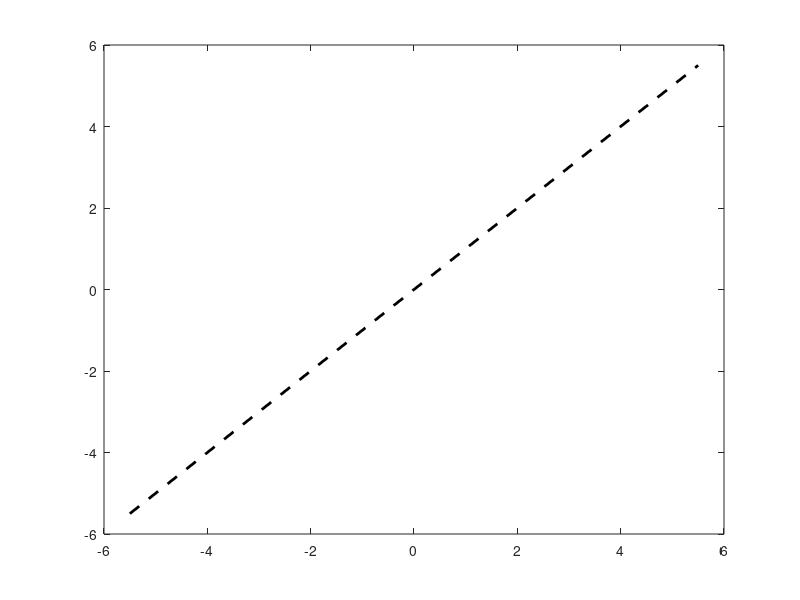

The MATLAB source for this figure: (Note: this script raises an error after producing the figure.)
clear; clc; close all;

Period = 50;
DatFolder =     '/Users/ananthariharan/Documents/GitHub/PLUME_ArrivalAnglePaper_Analysis_Replicator/RawData/';
PeriodDatFolder =[DatFolder num2str(Period) 's/'];
flist = dir([PeriodDatFolder '*Slon_Slat_Stt_Evlon_Evlat_EvDep_EVID_*_AA_Lo_Hi_C_AAResid']);
MegaAAList_Sta1 = [];
MegaAAList_Sta2 = [];

MegaDoubIDLIST = [];

MegaHi_Err_AAList_Sta1 = [];
MegaHi_Err_AAList_Sta2 = [];

MegaLo_Err_AAList_Sta1 = [];
MegaLo_Err_AAList_Sta2 = [];
doubcounter=0;
for fnum = 1:length(flist)


    fname = [PeriodDatFolder flist(fnum).name];
    Info = load(fname,'-ascii');
    

    NewEv1ID = extractBetween(fname,'50s/','Slon_Slat_Stt')
    NewEv1ID=NewEv1ID{1}

    Current_AA = Info(:,11);
        Current_AA_abs = Info(:,7);

    Current_AA_Low = Info(:,8)-Current_AA_abs;
    Current_AA_Hi = Info(:,9)-Current_AA_abs;
    Current_AA_C = Info(:,10);
    Current_AA_Resid = Info(:,11);
    Current_AA_ELAT= Info(:,5);
    Current_AA_ELON= Info(:,4);
    curr_ELON = Current_AA_ELON(1);
    curr_ELAT = Current_AA_ELAT(1);
    Current_AA_Slon = Info(:,1);
    Current_AA_Slat = Info(:,2);

    for num2 =  fnum:length(flist)
    fname = [PeriodDatFolder flist(num2).name];

    NewEv2ID = extractBetween(fname,'50s/','Slon_Slat_Stt')
    NewEv2ID=NewEv2ID{1};
    Info = load(fname,'-ascii');
    

    Current_AA_ELAT= Info(:,5);
    Current_AA_ELON= Info(:,4);
   second_ELON = Current_AA_ELON(1);
  second_ELAT = Current_AA_ELAT(1);
dists = distance(curr_ELAT,curr_ELON,second_ELAT,second_ELON);

if dists > 0 & dists < 1


Arrival_Angle_Store_1 = [];
LowBound_Arrival_Angle_Store_1 = [];
HighBound_Arrival_Angle_Store_1 = [];

Arrival_Angle_Store_2 = [];
LowBound_Arrival_Angle_Store_2 = [];
HighBound_Arrival_Angle_Store_2= [];



disp('This Might be a Doublet')
   second_AA_C = Info(:,10);
   second_AA_Slon = Info(:,1);
   second_AA = Info(:,11);
   second_AA_Slat = Info(:,2);
second_AA_abs = Info(:,7);
 second_AA_hi = Info(:,9)-second_AA_abs;
   second_AA_lo = Info(:,8)-second_AA_abs;

   % Get Matches

   for ijklmn = 1:length(second_AA_Slon(:,1))
tmpsta1lon  = second_AA_Slon(ijklmn);
tmpsta1lat  = second_AA_Slat(ijklmn);
curr_angle1 = second_AA(ijklmn);

curr_angle1_lowbound = second_AA_lo(ijklmn);
curr_angle1_hibound = second_AA_hi(ijklmn);



match_checker = find(Current_AA_Slon == tmpsta1lon & ...
    Current_AA_Slat == tmpsta1lat);

if length(match_checker) > 0
Arrival_Angle_Store_1 = [Arrival_Angle_Store_1 Current_AA(match_checker(1))];
Arrival_Angle_Store_2 = [Arrival_Angle_Store_2 curr_angle1];


% Record Error bounds on both angle estimates
LowBound_Arrival_Angle_Store_1 = [LowBound_Arrival_Angle_Store_1 curr_angle1_lowbound];
HighBound_Arrival_Angle_Store_1 = [HighBound_Arrival_Angle_Store_1 curr_angle1_hibound];

LowBound_Arrival_Angle_Store_2 = [LowBound_Arrival_Angle_Store_2 Current_AA_Low(match_checker(1))];
HighBound_Arrival_Angle_Store_2= [HighBound_Arrival_Angle_Store_2 Current_AA_Hi(match_checker(1))];



end

end

% Viz the doublet here.
nandx = find(isnan(Arrival_Angle_Store_1) == 1 | isnan(Arrival_Angle_Store_2) == 1)

Arrival_Angle_Store_1(nandx) = [];
Arrival_Angle_Store_2(nandx) =[];
LowBound_Arrival_Angle_Store_1(nandx) = [];
HighBound_Arrival_Angle_Store_1(nandx) = [];
LowBound_Arrival_Angle_Store_2(nandx) = [];
HighBound_Arrival_Angle_Store_2(nandx) = [];

if length(Arrival_Angle_Store_2) > 15

MegaAAList_Sta1 = [MegaAAList_Sta1 Arrival_Angle_Store_1];
MegaAAList_Sta2 = [MegaAAList_Sta2 Arrival_Angle_Store_2];
doubcounter=doubcounter+1;
MegaDoubIDLIST = [MegaDoubIDLIST doubcounter.*ones(size(Arrival_Angle_Store_1))];



MegaHi_Err_AAList_Sta1 = [MegaHi_Err_AAList_Sta1 HighBound_Arrival_Angle_Store_1];
MegaHi_Err_AAList_Sta2 = [MegaHi_Err_AAList_Sta2 HighBound_Arrival_Angle_Store_2];

MegaLo_Err_AAList_Sta1 = [MegaLo_Err_AAList_Sta1 LowBound_Arrival_Angle_Store_1];
MegaLo_Err_AAList_Sta2 = [MegaLo_Err_AAList_Sta2 LowBound_Arrival_Angle_Store_2];

    % Do statistics here
corrmatmat = corrcoef(Arrival_Angle_Store_1,Arrival_Angle_Store_2)
CorrelationCoefficient = corrmatmat(1,2);
Rsquare = CorrelationCoefficient*CorrelationCoefficient;

Avg_Err = nanmean(abs(Arrival_Angle_Store_2-Arrival_Angle_Store_1));




figure()
load coastlines
subplot(1,2,1)
coastlon2 = wrapTo360(coastlon)
plot(coastlon,coastlat,'linewidth',2,'color','k')
hold on
%scatter((PLUMESLONS),PLUMESLATS,20,[1 0 0],'filled','^','MarkerEdgeColor','k')
hold on
scatter(second_AA_Slon,second_AA_Slat,120,second_AA,'filled','MarkerEdgeColor','k','Linewidth',2)
barbar=colorbar('Location','SouthOutside');
ylabel(barbar,'Arrival Angle Deviation (degrees)','fontsize',20)
colormap(turbo(50))
caxis([-5 5])
set(gca,'fontsize',18)



% 
% xlim([118.1079 248.3369])
% ylim([-40 55.3827])
box on
set(gca,'linewidth',2,'XTickLabel',{},'YTickLabel',{})
% xlim([189.7590 283.9529])
% ylim([189.7590 283.9529])
scatter((curr_ELON),curr_ELAT,300,[0 0 1],'filled','pentagram')
hold on
scatter((second_ELON),second_ELAT,300,[1 0 1],'filled','pentagram')

ylim([-6.6829 36.3844])
xlim([-170.6320 -74.0377])
text((curr_ELON),curr_ELAT+2, NewEv2ID,'fontsize',20,'fontweight','bold','color',[1 0 0])
text((second_ELON),second_ELAT-2, NewEv1ID,'fontsize',20,'fontweight','bold','color',[0 0 1])


[trcklat1,trcklon1] = track2(mean(Current_AA_Slat),mean(Current_AA_Slon),curr_ELAT,curr_ELON);

[trcklat2,trcklon2] = track2(mean(Current_AA_Slat),mean(Current_AA_Slon),second_ELAT,second_ELON);



plot((trcklon1),trcklat1,'linewidth',2,'color',[1 0 0])
plot((trcklon2),trcklat2,'linewidth',2,'color',[0 0 1],'linestyle','--')



grid on; box on;


title('Example of Event Doublet Recorded at PLUME','fontsize',18)
subplot(1,2,2)
scatter(Arrival_Angle_Store_1,Arrival_Angle_Store_2,200,[1 0 0],'filled','MarkerEdgeColor',[0.5 0.5 0.5],'LineWidth',2)
hold on
errorbar(Arrival_Angle_Store_1,Arrival_Angle_Store_2,...
    LowBound_Arrival_Angle_Store_2,HighBound_Arrival_Angle_Store_2...
    ,LowBound_Arrival_Angle_Store_1,HighBound_Arrival_Angle_Store_1,...
    'LineWidth',2,'Color','r', 'LineStyle', 'none')


plot([-5 5],[-5 5],'linewidth',2,'color','k','LineStyle','--')
grid minor
xlabelstr ={ ['Arrival Angle Deviations (Degrees):'],['Event ' NewEv1ID ]};
ylabelstr ={ ['Arrival Angle Deviations (Degrees):'],['Event ' NewEv2ID ]};
xlabel(xlabelstr)
ylabel(ylabelstr)
box on
set(gca,'fontsize',18,'fontweight','bold','linewidth',2)
grid on; 
axis square
xlim([-5 5])
ylim([-5 5])
text(1,-4,['R^2 = ' num2str(round(Rsquare,2))],'fontsize',19,'FontWeight','bold')
%text(1,-4,{'Correlation Coeff.',['= ' num2str(round(CorrelationCoefficient,2)) ]},'fontsize',19,'FontWeight','bold')
text(1,-2.75,{'Avg. Difference',['= ' num2str(round(Avg_Err,2)) '^\circ' ]},'fontsize',19,'FontWeight','bold')
set(gcf,'position', [1 309 1161 477])
end

end

    end
end


%%% 


figure()
plot([-5.5 5.5],[-5.5 5.5],'linewidth',2,'linestyle','--','color','k')

hold on
scatter(MegaAAList_Sta1,MegaAAList_Sta2,150,MegaDoubIDLIST,'filled','MarkerEdgeColor','k','linewidth',1)

errorbar(MegaAAList_Sta1,MegaAAList_Sta2,...
    MegaLo_Err_AAList_Sta2,MegaHi_Err_AAList_Sta2...
    ,MegaLo_Err_AAList_Sta1,MegaHi_Err_AAList_Sta1,...
    'LineWidth',2,'Color','r', 'LineStyle', 'none')

scatter(MegaAAList_Sta1,MegaAAList_Sta2,500,MegaDoubIDLIST,'filled','MarkerEdgeColor','k','linewidth',1)

% MegaHi_Err_AAList_Sta1 = [MegaHi_Err_AAList_Sta1 HighBound_Arrival_Angle_Store_1];
% MegaHi_Err_AAList_Sta2 = [MegaHi_Err_AAList_Sta2 HighBound_Arrival_Angle_Store_2];
% 
% MegaLo_Err_AAList_Sta1 = [MegaLo_Err_AAList_Sta1 LowBound_Arrival_Angle_Store_1];
% MegaLo_Err_AAList_Sta2 = [MegaLo_Err_AAList_Sta2 LowBound_Arrival_Angle_Store_2];




    % Do statistics here
corrmatmat = corrcoef(MegaAAList_Sta1,MegaAAList_Sta2)
CorrelationCoefficient = corrmatmat(1,2);
Rsquare = CorrelationCoefficient*CorrelationCoefficient;

Avg_Err = nanmean(abs(MegaAAList_Sta1-MegaAAList_Sta2));

xlim([-5.5 5.5])
ylim([-5.5 5.5])
%text(1,-4,['R^2 = ' num2str(round(Rsquare,2))],'fontsize',19,'FontWeight','bold')
text(2.3,-4,{'Correlation Coeff.',['= ' num2str(round(CorrelationCoefficient,2)) ]},'fontsize',22,'FontWeight','bold')
text(2.3,-1.75,{'Avg. Difference',['= ' num2str(round(Avg_Err,2)) '^\circ' ]},'fontsize',22,'FontWeight','bold')
set(gca,'fontsize',20,'fontweight','bold','linewidth',2)
xlabel('Event 1: Arrival Angle Deviations (degrees)')
ylabel('Event 2: Arrival Angle Deviations (degrees)')
title('All Event Doublets at 50 s','fontsize',28)
box on
grid on; grid minor
axis square
hold on
set(gcf,'Position',[104 28 1147 819])
barbar=colorbar;
ylabel(barbar,'Doublet ID')
saveas(gcf,'Fig7_ColorDoublet.png')
